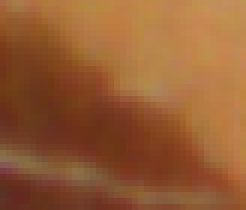
#> input picture img/Motifs/Nucleus/motif_nucleus_2.png, 41 x 35 px (shown 6 times larger)
$ jupyter execute --allow-errors 'Traitement_automatisé.ipynb'   (older library calls are emulated)
#> lines starting #> are read from the running program, lines starting #| are printed output that depends on the picture; after the words box and inside, x2 and y2 are one past the last pixel; in counts of white or black regions, pixels touching at a corner belong together
# On importe les librairies requises

[cell 1]
import numpy as np
from PIL import Image
import matplotlib.pyplot as plt
import cv2
import os
import time
from sklearn.cluster import KMeans
from skimage.color import rgb2lab, lab2rgb, rgb2hsv, hsv2rgb
#from kmeans_gpu import KMeans
#import torch

# On charge les images correspondantes au motifs a rechercher

[cell 2]
template_nucleus = cv2.imread('./img/Motifs/Nucleus/motif_nucleus_1.png')

if template_nucleus is None:
    print("Error: Could not read the image.")
else:
    # Continue with displaying the image.
    cv2.imshow('template_nucleus', template_nucleus)
    plt.imshow(cv2.cvtColor(template_nucleus, cv2.COLOR_BGR2RGB))
    plt.axis('off')
    plt.show()
    print(template_nucleus.shape)

[cell 3]
template_nucleus_2 = cv2.imread('./img/Motifs/Nucleus/motif_nucleus_2.png')
#> template_nucleus_2 is the input picture: shape (35, 41, 3); mean B, G, R 51.9, 92.7, 149.3

if template_nucleus_2 is None:
    print("Error: Could not read the image.")
else:
    # Continue with displaying the image.
    cv2.imshow('template_nucleus', template_nucleus_2)
    plt.imshow(cv2.cvtColor(template_nucleus_2, cv2.COLOR_BGR2RGB))
    plt.axis('off')
    plt.show()
    print(template_nucleus_2.shape)
#| (35, 41, 3)

[cell 4]
template_cotes = cv2.imread('./img/Motifs/col2/0050.jpg')
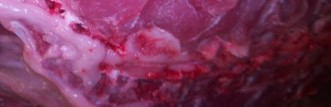
#> input picture img/Motifs/col2/0050.jpg, 331 x 107 px
#> template_cotes is the input picture: shape (107, 331, 3); mean B, G, R 88.3, 53.1, 121.5

if template_cotes is None:
    print("Error: Could not read the image.")
else:
    # Continue with displaying the image.
    cv2.imshow('template_cotes', template_cotes)
    plt.imshow(cv2.cvtColor(template_cotes, cv2.COLOR_BGR2RGB))
    plt.axis('off')
    plt.show()
    print(template_cotes.shape)
#| (107, 331, 3)

[cell 5]
motif_directory = './img/MOTIFS/NLUM2'

# Initialisation de la liste des motifs
liste_motifs = []

# Parcours de tous les fichiers dans le répertoire de motifs
#> (the rest of this cell did not finish here and is left out)

[cell 6]
motif_directory = './img/Motifs/CLUM2/'

# Initialisation de la liste des motifs
liste_motifs = []

# Parcours de tous les fichiers dans le répertoire de motifs
#> (the rest of this cell did not finish here and is left out)

[cell 7]
def convertir_images_en_noir_et_blanc(dossier_source, dossier_destination):
    # Créer le dossier de destination s'il n'existe pas
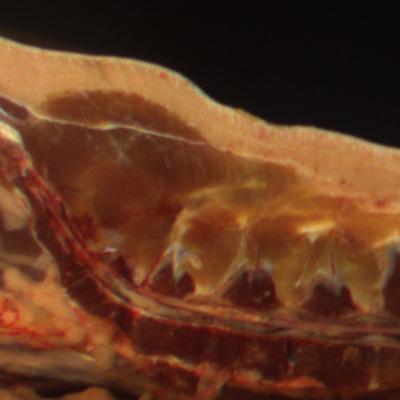
#> input picture img/Images_originales/000002.jpg, 400 x 400 px
#> further down, img is the input picture: shape (400, 400, 3); mean B, G, R 32.3, 56.2, 99
    if not os.path.exists(dossier_destination):
        os.makedirs(dossier_destination)

    # Parcourir tous les fichiers du dossier source
    for nom_fichier in os.listdir(dossier_source):
        chemin_image = os.path.join(dossier_source, nom_fichier)

        # Vérifier si le fichier est une image
        if os.path.isfile(chemin_image) and nom_fichier.lower().endswith(('.png', '.jpg', '.jpeg')):
            # Lire l'image
            image = cv2.imread(chemin_image)

            # Convertir l'image en noir et blanc
            image_noir_et_blanc = cv2.cvtColor(image, cv2.COLOR_BGR2GRAY)

            # Chemin de l'image convertie
            chemin_image_nb = os.path.join(dossier_destination, nom_fichier)

            # Enregistrer l'image convertie
            cv2.imwrite(chemin_image_nb, image_noir_et_blanc)
            print(f"Image convertie et enregistrée : {chemin_image_nb}")

# Spécifier le dossier source et le dossier de destination
dossier_source = './img/Images_originales_redim'
dossier_destination = './img/NB'

# Appeler la fonction pour convertir les images
#> (the rest of this cell did not finish here and is left out)

# On réalise les fonctions qui seront utilisées dans le script principal

[cell 8]
# [73 lines left out: function ajout_box, not called in this run]

[cell 9]
# [27 lines left out: function drawPatternBoxNucleus, not called in this run]

[cell 10]
# [27 lines left out: function drawPatternBoxBackbone, not called in this run]

[cell 11]
# [50 lines left out: function drawPatternBox, not called in this run]

[cell 12]
# [21 lines left out: function traitement_kmean, not called in this run]

[cell 13]
def traitement_kmean_gpu(image_init, k):
    # Convertir l'image en format adapté pour le K-Means sur GPU
    pixel_matrix = np.array(image_init)
    pixels = pixel_matrix.reshape(-1, 3)
    points = torch.tensor(pixels, dtype=torch.float32).unsqueeze(0)

    # Appliquer K-Means pour réduire les couleurs sur GPU
    kmeans = KMeans(
        n_clusters=k,
        max_iter=100,
        tolerance=1e-4,
        distance='euclidean',
        sub_sampling=None,
        max_neighbors=15,
    )
    centroids, features = kmeans(points)

    # Remplacer les couleurs des pixels par les couleurs moyennes des catégories
    pixels_reduced = centroids.squeeze().numpy().astype('uint8')

    # Créer une nouvelle image à partir des pixels réduits
    image_reduced = Image.fromarray(pixels_reduced)
    return image_reduced

[cell 14]
def traitement_kmean_red(image_init,k):

    #image = rgb2lab(image_init)
    #image = cv2.cvtColor(image_init, cv2.COLOR_BGR2YUV)
#> called with k = 2
    image = image_init
    pixel_matrix = np.array(image)
    red_channel = image_init[:, :, 2]  # 0 correspond à la composante rouge dans l'espace RGB
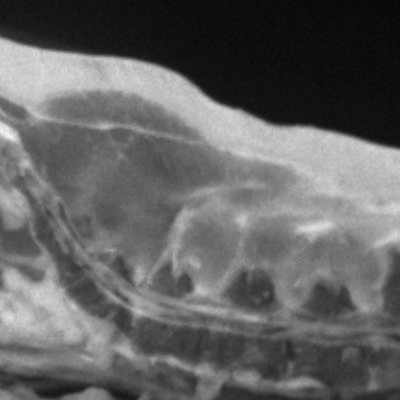
#> red_channel: shape (400, 400); min 8, max 251, mean 99
    # Redimensionner la matrice des pixels en une liste de pixels
    pixels = red_channel.reshape(-1, 1)  # Nous devons redimensionner en une seule colonne pour K-Means
    # Appliquer K-Means pour réduire les couleurs
    kmeans = KMeans(n_clusters=k, random_state=10)
    kmeans.fit(pixels)
    labels = kmeans.predict(pixels)
    cluster_centers = kmeans.cluster_centers_
    # Remplacer les couleurs des pixels par les couleurs moyennes des catégories
    pixels_reduced = cluster_centers[labels].reshape(red_channel.shape)
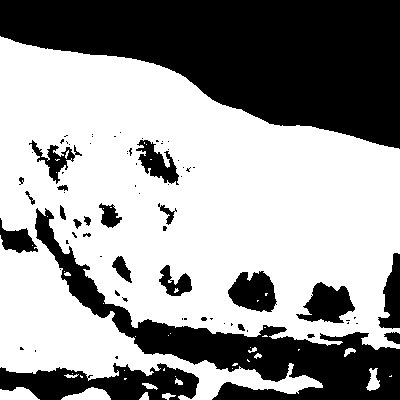
#> pixels_reduced: shape (400, 400) float64; values 40.24 (black) and 137.7 (white), 60.3% white; 74 black regions (50 under 20 px), largest, box (x1, y1, x2, y2) and area: (0, 0, 400, 149) 36306, (35, 208, 400, 400) 14738, (0, 363, 199, 400) 4555
    # Créer une nouvelle image à partir des pixels réduits
    image_reduced = Image.fromarray(pixels_reduced.astype('uint8'))
    return image_reduced

[cell 15]
#0 = bleu
#1 = vert
#2 = rouge
def traitement_kmean_red_green(image_init, k):

    # Extraire les composantes rouge et verte de l'image
#> called with k = 2
    red_channel = image_init[:, :, 2]  # 0 correspond à la composante rouge dans l'espace RGB
    green_channel = image_init[:, :, 1]  # 1 correspond à la composante verte dans l'espace RGB
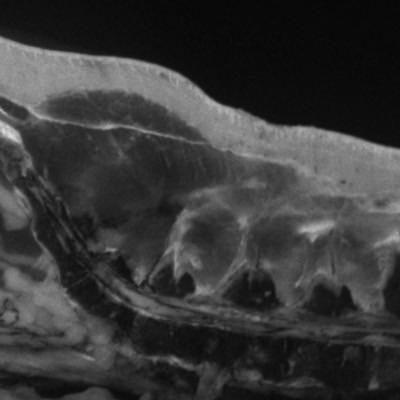
#> green_channel: shape (400, 400); min 6, max 221, mean 56.2

    # Redimensionner la matrice des pixels en une liste de pixels pour chaque composante
    pixels_red_green = np.column_stack((red_channel.reshape(-1, 1), green_channel.reshape(-1, 1)))
#> pixels_red_green = 160000 pairs, first value 8 to 251, second value 6 to 221

    # Appliquer K-Means pour réduire les couleurs pour chaque composante
    kmeans_red_green = KMeans(n_clusters=k, random_state=10)
    kmeans_red_green.fit(pixels_red_green)
    labels_red_green = kmeans_red_green.predict(pixels_red_green)
    cluster_centers_red_green = kmeans_red_green.cluster_centers_

    # Remplacer les valeurs des composantes rouge et verte par les valeurs moyennes des catégories
    red_channel_reduced = cluster_centers_red_green[:, 0][labels_red_green].reshape(red_channel.shape)
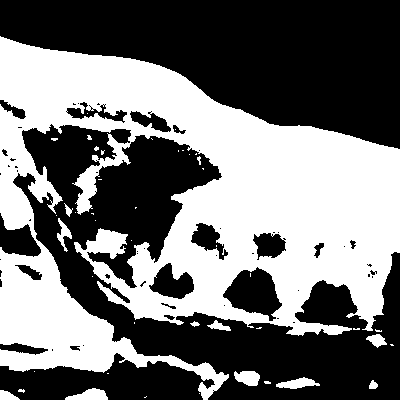
#> red_channel_reduced: shape (400, 400) float64; values 56.26 (black) and 150.6 (white), 45.1% white; 45 white regions (33 under 20 px), largest, box (x1, y1, x2, y2) and area: (0, 36, 400, 400) 70225, (65, 388, 108, 400) 329, (276, 377, 320, 389) 297
    green_channel_reduced = cluster_centers_red_green[:, 1][labels_red_green].reshape(green_channel.shape)

    # Créer une nouvelle image à partir des composantes rouge et verte réduites
    image_reduced = image_init.copy()
    image_reduced[:, :, 2] = red_channel_reduced.astype('uint8')
#> image_reduced: shape (400, 400, 3)
    image_reduced[:, :, 1] = green_channel_reduced.astype('uint8')/2
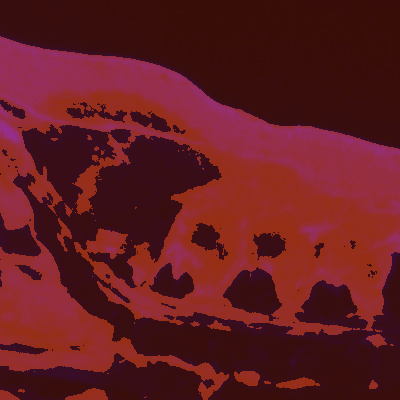
#> image_reduced: shape (400, 400, 3); mean B, G, R 32.3, 27.9, 98.4
    image_reduced[:, :, 0] = 0
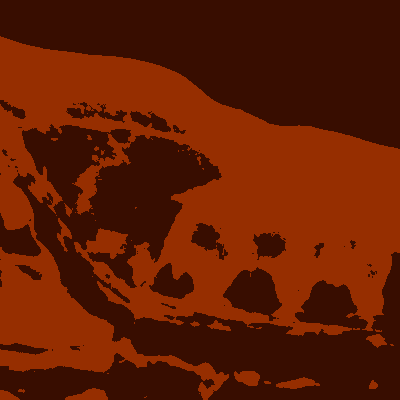
#> image_reduced: shape (400, 400, 3); mean B, G, R 0, 27.9, 98.4
    return image_reduced

[cell 16]
def traitement_kmean_YUV(image_init,k):

    image = rgb2lab(image_init)
    image = cv2.cvtColor(image_init, cv2.COLOR_BGR2YUV)

    pixel_matrix = np.array(image)

    # Redimensionner la matrice de pixels en une liste de pixels
    pixels = pixel_matrix.reshape(-1, 3)
    # Appliquer K-Means pour réduire les couleurs
    kmeans = KMeans(n_clusters=k, random_state=10)
    kmeans.fit(pixels)
    labels = kmeans.predict(pixels)
    cluster_centers = kmeans.cluster_centers_

    # Remplacer les couleurs des pixels par les couleurs moyennes des catégories
    pixels_reduced = cluster_centers[labels].reshape(pixel_matrix.shape)

    # Créer une nouvelle image à partir des pixels réduits
    image_reduced = Image.fromarray(pixels_reduced.astype('uint8'))
    return image_reduced

[cell 17]
def traitement_kmean_lab(image_init, k):
    # Conversion de l'image BGR en RGB
#> called with k = 2
    image_rgb = cv2.cvtColor(image_init, cv2.COLOR_BGR2RGB)
    # Conversion de l'image RGB en LAB
    image_lab = rgb2lab(image_rgb)
#> image_lab: shape (400, 400, 3) float64; mean of channels 0, 1, 2 27.9, 16, 21.8
    # Redimensionner la matrice de pixels en une liste de pixels
    pixels = image_lab.reshape(-1, 3)
    # Appliquer K-Means pour réduire les couleurs
    kmeans = KMeans(n_clusters=k, random_state=10)
    kmeans.fit(pixels)
    labels = kmeans.predict(pixels)
    cluster_centers = kmeans.cluster_centers_
    # Remplacer les couleurs des pixels par les couleurs moyennes des catégories
    pixels_reduced = cluster_centers[labels].reshape(image_lab.shape)
#> pixels_reduced: shape (400, 400, 3) float64; mean of channels 0, 1, 2 27.9, 16, 21.8
    # Convertir l'image LAB réduite en RGB
    image_reduced_rgb = lab2rgb(pixels_reduced)
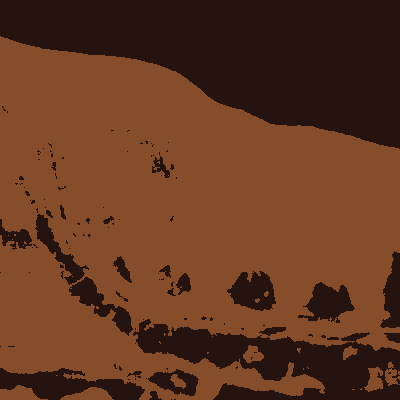
#> image_reduced_rgb: shape (400, 400, 3) float64; mean R, G, B 0.389, 0.222, 0.127
    # Assurer que les valeurs des pixels sont dans la plage [0, 1]
    image_reduced_rgb = np.clip(image_reduced_rgb, 0, 1)
    # Convertir l'image réduite en RGB en entiers dans la plage [0, 255]
    image_reduced_rgb = (image_reduced_rgb * 255).astype('uint8')
    # Créer une nouvelle image à partir des pixels réduits en RGB
    image_reduced = Image.fromarray(image_reduced_rgb)
    return image_reduced

[cell 18]
def traitement_kmean_hsv(image_init, k):
    # Conversion de l'image BGR en RGB
    image_rgb = cv2.cvtColor(image_init, cv2.COLOR_BGR2RGB)
    # Conversion de l'image RGB en HSV
    image_hsv = rgb2hsv(image_rgb)
    # Redimensionner la matrice de pixels en une liste de pixels
    pixels = image_hsv.reshape(-1, 3)
    # Appliquer K-Means pour réduire les couleurs
    kmeans = KMeans(n_clusters=k, random_state=10)
    kmeans.fit(pixels)
    labels = kmeans.predict(pixels)
    cluster_centers = kmeans.cluster_centers_
    # Remplacer les couleurs des pixels par les couleurs moyennes des catégories
    pixels_reduced = cluster_centers[labels].reshape(image_hsv.shape)
    # Convertir l'image HSV réduite en RGB
    image_reduced_rgb = hsv2rgb(pixels_reduced)
    # Assurer que les valeurs des pixels sont dans la plage [0, 1]
    image_reduced_rgb = np.clip(image_reduced_rgb, 0, 1)
    # Convertir l'image réduite en RGB en entiers dans la plage [0, 255]
    image_reduced_rgb = (image_reduced_rgb * 255).astype('uint8')
    # Créer une nouvelle image à partir des pixels réduits en RGB
    #image_reduced = Image.fromarray(image_reduced_rgb)
    return image_reduced_rgb

# Traitement du dossier

## Ajout des zones

[cell 19]
dossier_source = "./img/IMAGES_SOURCES/LUMV2"
chemin_destination = "./img/RES_FIN/IMG_LUM2"
nb_images = 0
images_valides = 0
temps_debut = time.time()

#> (the rest of this cell did not finish here and is left out)

## KMEAN

[cell 20]
# Images_originales_finales
# Images_originales_réduit
# Images_originales
dossier_source = "./img/IMAGES_SOURCES/LUM2_FLOU"
chemin_destination = "./img/KMEAN_RES/KM_LUM2_FLOU"
nb_images = 0
temps_debut = time.time()

#> (the rest of this cell did not finish here and is left out)

## GPU

[cell 21]
# Images_originales_finales
# Images_originales_réduit
# Images_originales
dossier_source = "./img/Images_originales"
chemin_destination = "./img/Images_kmean_gpu"
nb_images = 0
temps_debut = time.time()

#> (the rest of this cell did not finish here and is left out)

[cell 22]
dossier_source = "./img/Images_originales"
chemin_destination = "./img/Images_kmean_red"
nb_images = 0
temps_debut = time.time()

for nom_fichier in os.listdir(dossier_source):
    chemin_image = os.path.join(dossier_source, nom_fichier)
    nb_images += 1
    # Vérifier si le fichier est une image (extension png, jpg, etc.)
    if os.path.isfile(chemin_image) and nom_fichier.lower().endswith(('.png', '.jpg', '.jpeg')):
        # Appeler la fonction de traitement pour chaque image
        #print(nom_fichier)
        img = cv2.imread(chemin_image)
        # img = cv2.cvtColor(img, cv2.COLOR_BGR2RGB)


        image_traitee = traitement_kmean_red(img,2)
        nom_fichier_destination = os.path.join(chemin_destination, nom_fichier)

        image_traitee_rgb = cv2.cvtColor(np.array(image_traitee), cv2.COLOR_BGR2RGB)
        Image.fromarray(image_traitee_rgb).save(nom_fichier_destination)


duree = time.time() - temps_debut
print(f"Le programme a mis {duree} secondes à s'exécuter pour {nb_images} images.")

[cell 23]
dossier_source = "./img/Images_originales"
chemin_destination = "./img/Images_kmean_red_green"
nb_images = 0
temps_debut = time.time()

for nom_fichier in os.listdir(dossier_source):
    chemin_image = os.path.join(dossier_source, nom_fichier)
    nb_images += 1
    # Vérifier si le fichier est une image (extension png, jpg, etc.)
    if os.path.isfile(chemin_image) and nom_fichier.lower().endswith(('.png', '.jpg', '.jpeg')):
        # Appeler la fonction de traitement pour chaque image
        #print(nom_fichier)
        img = cv2.imread(chemin_image)

        image_traitee = traitement_kmean_red_green(img,2)
        nom_fichier_destination = os.path.join(chemin_destination, nom_fichier)

        image_traitee_rgb = cv2.cvtColor(np.array(image_traitee), cv2.COLOR_BGR2RGB)
        Image.fromarray(image_traitee_rgb).save(nom_fichier_destination)


duree = time.time() - temps_debut
print(f"Le programme a mis {duree} secondes à s'exécuter pour {nb_images} images.")

## LAB

[cell 24]
# Images_originales_finales
# Images_originales_réduit
# Images_originales
dossier_source = "./img/Images_originales"
chemin_destination = "./img/Images_kmean_LAB"
nb_images = 0
temps_debut = time.time()

for nom_fichier in os.listdir(dossier_source):
    chemin_image = os.path.join(dossier_source, nom_fichier)
    nb_images += 1
    # Vérifier si le fichier est une image (extension png, jpg, etc.)
    if os.path.isfile(chemin_image) and nom_fichier.lower().endswith(('.png', '.jpg', '.jpeg')):
        # Appeler la fonction de traitement pour chaque image
        #print(nom_fichier)
        img = cv2.imread(chemin_image)
        # img = cv2.cvtColor(img, cv2.COLOR_BGR2RGB)


        image_traitee = traitement_kmean_lab(img,2)
        nom_fichier_destination = os.path.join(chemin_destination, nom_fichier)

        image_traitee_rgb = cv2.cvtColor(np.array(image_traitee), cv2.COLOR_BGR2RGB)
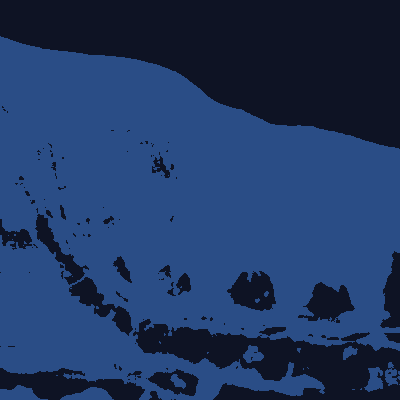
#> image_traitee_rgb: shape (400, 400, 3); mean R, G, B 31.9, 56.1, 98.6
        Image.fromarray(image_traitee_rgb).save(nom_fichier_destination)


duree = time.time() - temps_debut
print(f"Le programme a mis {duree} secondes à s'exécuter pour {nb_images} images.")

## YUV

[cell 25]
# Images_originales_finales
# Images_originales_réduit
# Images_originales
dossier_source = "./img/Images_originales"
chemin_destination = "./img/Images_kmean_YUV"
nb_images = 0
temps_debut = time.time()

for nom_fichier in os.listdir(dossier_source):
    chemin_image = os.path.join(dossier_source, nom_fichier)
    nb_images += 1
    # Vérifier si le fichier est une image (extension png, jpg, etc.)
    if os.path.isfile(chemin_image) and nom_fichier.lower().endswith(('.png', '.jpg', '.jpeg')):
        # Appeler la fonction de traitement pour chaque image
        #print(nom_fichier)
        img = cv2.imread(chemin_image)
        # img = cv2.cvtColor(img, cv2.COLOR_BGR2RGB)


        image_traitee = traitement_kmean_YUV(img,2)
        nom_fichier_destination = os.path.join(chemin_destination, nom_fichier)

        image_traitee_rgb = cv2.cvtColor(np.array(image_traitee), cv2.COLOR_BGR2RGB)
        Image.fromarray(image_traitee_rgb).save(nom_fichier_destination)


duree = time.time() - temps_debut
print(f"Le programme a mis {duree} secondes à s'exécuter pour {nb_images} images.")

## HSV

[cell 26]
# Images_originales_finales
# Images_originales_réduit
# Images_originales
dossier_source = "./img/Images_originales"
chemin_destination = "./img/Images_kmean_HSV_2"
nb_images = 0
temps_debut = time.time()

for nom_fichier in os.listdir(dossier_source):
    chemin_image = os.path.join(dossier_source, nom_fichier)
    nb_images += 1
    # Vérifier si le fichier est une image (extension png, jpg, etc.)
    if os.path.isfile(chemin_image) and nom_fichier.lower().endswith(('.png', '.jpg', '.jpeg')):
        img = cv2.imread(chemin_image)
        image_traitee_rgb = traitement_kmean_hsv(img,2)
        nom_fichier_destination = os.path.join(chemin_destination, nom_fichier)
        #image_traitee_rgb = cv2.cvtColor(np.array(image_traitee), cv2.COLOR_BGR2RGB)
        Image.fromarray(image_traitee_rgb).save(nom_fichier_destination)


duree = time.time() - temps_debut
print(f"Le programme a mis {duree} secondes à s'exécuter pour {nb_images} images.")

# Algorithmes de détection des contours

## Canny edge detector

[cell 27]
# Images_originales_finales
# Images_originales_réduit
# Images_originales
dossier_source = "./img/Images_originales"
chemin_destination = "./img/Images_kmean_canny_edge"
nb_images = 0
temps_debut = time.time()

lower_threshold = 100
upper_threshold = 150

for nom_fichier in os.listdir(dossier_source):
    chemin_image = os.path.join(dossier_source, nom_fichier)
    nb_images += 1
    # Vérifier si le fichier est une image (extension png, jpg, etc.)
    if os.path.isfile(chemin_image) and nom_fichier.lower().endswith(('.png', '.jpg', '.jpeg')):
        img = cv2.imread(chemin_image)

        img = cv2.imread(chemin_image, cv2.IMREAD_GRAYSCALE)
        edges = cv2.Canny(img, lower_threshold, upper_threshold)

        nom_fichier_destination = os.path.join(chemin_destination, nom_fichier)
        Image.fromarray(edges).save(nom_fichier_destination)


duree = time.time() - temps_debut
print(f"Le programme a mis {duree} secondes à s'exécuter pour {nb_images} images.")

## Sobel Operator

[cell 28]
# Images_originales_finales
# Images_originales_réduit
# Images_originales
dossier_source = "./img/Images_originales"
chemin_destination = "./img/Images_kmean_sobel_operator"
nb_images = 0
temps_debut = time.time()


for nom_fichier in os.listdir(dossier_source):
    chemin_image = os.path.join(dossier_source, nom_fichier)
    nb_images += 1
    # Vérifier si le fichier est une image (extension png, jpg, etc.)
    if os.path.isfile(chemin_image) and nom_fichier.lower().endswith(('.png', '.jpg', '.jpeg')):
        image = cv2.imread(chemin_image)

        sobelx = cv2.Sobel(image, cv2.CV_64F, 1, 0, ksize=3)
        sobely = cv2.Sobel(image, cv2.CV_64F, 0, 1, ksize=3)
        edges = np.sqrt(sobelx**2 + sobely**2)
        edges = edges.astype(np.uint8)
        nom_fichier_destination = os.path.join(chemin_destination, nom_fichier)
        Image.fromarray(edges).save(nom_fichier_destination)


duree = time.time() - temps_debut
print(f"Le programme a mis {duree} secondes à s'exécuter pour {nb_images} images.")

## contours actifs

[cell 29]
from skimage.segmentation import active_contour

# Images_originales_finales
# Images_originales_réduit
# Images_originales
dossier_source = "./img/Images_originales"
chemin_destination = "./img/Images_kmean_contours_actifs"
nb_images = 0
temps_debut = time.time()

# Définir un contour initial (vous devrez ajuster cela en fonction de votre image)
initial_snake = np.array([[x, y] for x, y in zip(np.linspace(0, image.shape[1], 100), np.linspace(0, image.shape[0], 100))])

for nom_fichier in os.listdir(dossier_source):
    chemin_image = os.path.join(dossier_source, nom_fichier)
    nb_images += 1
    # Vérifier si le fichier est une image (extension png, jpg, etc.)
    if os.path.isfile(chemin_image) and nom_fichier.lower().endswith(('.png', '.jpg', '.jpeg')):
        image = cv2.imread(chemin_image)

        snake = active_contour(image, initial_snake, alpha=0.015, beta=10, gamma=0.001, coordinates='xy')
#> snake = 100 pairs, first value 140.9 to 224, second value 183.5 to 237.7
        snake = snake.astype(np.uint8)
#> snake = 100 pairs, first value 140 to 224, second value 183 to 237

        nom_fichier_destination = os.path.join(chemin_destination, nom_fichier)
        Image.fromarray(snake).save(nom_fichier_destination)


duree = time.time() - temps_debut
print(f"Le programme a mis {duree} secondes à s'exécuter pour {nb_images} images.")
